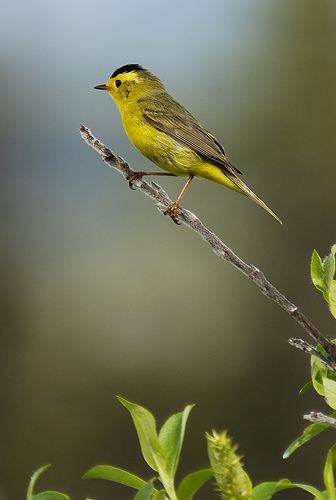
#> input picture PuzzleSolver/PuzzleGenerator/input_for_visualization.jpg, 336 x 500 px
$ jupyter execute Puzzle_generator.ipynb
#> lines starting #> are read from the running program, lines starting #| are printed output that depends on the picture
# Puzzle generator

We construct a puzzle generator in this notebook

[cell 1]
from PIL import Image
import matplotlib.pyplot as plt
import matplotlib.ticker as plticker
import os

import pprint
import itertools
from collections import defaultdict

# generate random integer values
from random import seed
from random import randint
import numpy as np
from pylab import array
from random import sample
import math

# An overview

We use the CUB-200 dataset to generate our puzzles : http://www.vision.caltech.edu/visipedia/CUB-200.html

Each image from the dataset will give rise to a puzzle as follows: We'll cut up the image into uniform square pieces of a given width(=height). We'll rotate each square puzzle piece randomly by 0/90/180/270 degrees and we'll shuffle the order of the square pieces randomly and return these randomly rotated pieces as numpy arrays in their shuffled order.

We'll also indicate what the top left corner piece is, to help our puzzle solver start off.

# Notations

## Labels and positions

Imagine cutting up the image into _r_ rows and _c_ cols so that each piece is a square. Row numbering starts from 0 and goes to r-1 where the top row is 0 and the bottom row is r-1. Similarly col numbering starts from 0 and goes to c-1 where the left most col is 0 and the right most col is c-1.

1. __Labels__
   - We say that the piece in row _i_ and col _j_ has __label__ _(i,j)_
   - Thus the list of labels for the image is [(0,0), (0,1), ..(0, _c_-1),(1,0), ..(1,_c_-1),.....(_r_-1,0), ...(_r_-1,_c_-1)]

Imaging serially scanning the rc square pieces in the image from 0_th_ row to the _r-1 th_ row, and in each row, scanning from the 0_th_ col to the _c-1 st_ col. The (0,0) piece gets scanned first, then the (0,1) piece and so on ..

2. __Positions__
   - We say that the _p_th piece that gets scanned has __position__ _p-1_
   - Thus the list of positions for the image is [0,1,..., _rc_ -1]


## Switching between labels and positions

[cell 2]
def label_to_pos(label, cols):
        return label[0]*cols + label[1]

def pos_to_label(pos, cols):
        return (pos//cols, (pos % cols))

Let's test the conversions between labels and positions

[cell 3]
label_to_pos((2,1),5)

[cell 4]
pos_to_label(11,5)

# Visualization

Here's a helper function to visualize the cutting up process and the labels and positions of pieces. Each piece is annotated with __label: position__

[cell 5]
# Helper function to visualize the cutting up process.

def visualize_grid_and_labels(image_file_name, puzzle_square_piece_dim):
    """Draws the puzzle grid with each piece with its label : position
    """
#> called with image_file_name = 'input_for_visualization.jpg', puzzle_square_piece_dim = 60


    #opening the image as a PIL image object
    my_image = Image.open(image_file_name)
#> my_image is the input picture: PIL image 336x500 RGB; mean R, G, B 108.4, 110.5, 83.7
    original_image_length = my_image.size[0]
#> original_image_length = 336
    original_image_width =  my_image.size[1]
#> original_image_width = 500

    #Each puzzle piece is a square of dimension puzzle_square_piece_dim
    puzzle_piece_length = puzzle_square_piece_dim
    puzzle_piece_width = puzzle_square_piece_dim

    #Resizing the image so that it can be cut up into integer number of square pieces
    rows = original_image_length // puzzle_piece_length
#> rows = 5
    cols =  original_image_length // puzzle_piece_width
#> cols = 5
    new_image_length = rows*puzzle_piece_length
#> new_image_length = 300
    new_image_width = cols*puzzle_piece_width
#> new_image_width = 300

    #Resizing the image so that it can be cut up into integer number of square pieces
    my_image = my_image.resize((new_image_length, new_image_width))
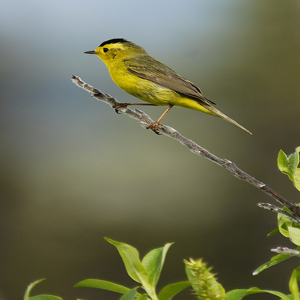
#> my_image: PIL image 300x300 RGB; mean R, G, B 108.4, 110.5, 83.7

    # Set up figure
    my_dpi = 100 #font size + line thickness
    #fig=plt.figure(figsize=(float(w)/my_dpi,float(h)/my_dpi),dpi=my_dpi)
    fig = plt.figure(dpi = my_dpi)

    #subplot(mni) breaks the figure window into an m-by-n matrix of small subplots
    #and selects the i_th subplot for the current plot.
    #The plots are numbered along the top row of the figure window, then the second row, and so forth.

    ax=fig.add_subplot(1,1,1)

    # Remove whitespace from around the image
    fig.subplots_adjust(left=0,right=1,bottom=0,top=1)


    # Set the gridding interval: here we use the major tick interval
    #Within each axis, there is the concept of a major tick mark, and a minor tick mark.
    #Major ticks are usually bigger or more pronounced,
    #while minor ticks are usually smaller.


    #each tick is puzzle_square_piece_dim units apart
    myInterval=puzzle_square_piece_dim
    loc = plticker.MultipleLocator(base=myInterval)

    ax.xaxis.set_major_locator(loc)
    ax.yaxis.set_major_locator(loc)

    # Add the grid
    ax.grid(which='major', axis='both', linestyle='-',color='white')

    # Add the image
    ax.imshow(my_image)

    # Find number of gridsquares in x and y direction
    nx=abs(int(float(ax.get_xlim()[1]-ax.get_xlim()[0])/float(myInterval)))
    ny=abs(int(float(ax.get_ylim()[1]-ax.get_ylim()[0])/float(myInterval)))

    #nx = cols
    #ny = rows


    # Add some labels to the gridsquares
    for i in range(rows):
        y=myInterval/2+i*myInterval
        for j in range(cols):
            x=myInterval/2.+float(j)*myInterval
            ax.text(x,y,'({:d},{:d}) : {:d}'.format(i,j, label_to_pos((i,j), cols)),color='red',ha='center',va='center')

    plt.show()

[cell 6]
sample_image_file_name = 'input_for_visualization.jpg'
sample_puzzle_square_piece_dim = 60

[cell 7]
visualize_grid_and_labels(sample_image_file_name,sample_puzzle_square_piece_dim)

# Puzzle generating function

## Procedure

* We resize the image so that it can be cut up into integer number of square pieces of a given width = height

* We divide the image up into a grid into rows and cols so that each piece in the grid is a square piece of the required shape

* We scan the image grid serially (top to bottom row and in each row, from the leftmost col to the rightmost col) and create the puzzle pieces as we go along

* For each puzzle piece we create, we also randomly rotate it by 0, 90, 180 or 270 degrees counterclockwise

  -  __old_label__ of each puzzle piece is the position (i,j) in which it is in the original image
  - __orientation__ of a puzzle piece is (_degrees it is rotated by_)/90


* We store the puzzle pieces as we generate them in a list called __puzzle_pieces__ and record each piece's orientation in a list called __puzzle_pieces_orientation__

* __list_of_old_labels__ is [(0,0), (0,1), ..(0, c-1), (1,0), ..(1,c-1),.....(r-1,0), ...(r-1,c-1)]

* We generate a permutation of the old labels called __new_labels__

* That is, a piece with __old label (x,y)__ and __old position  = p__ gets a __new label = new_labels[p]__. Note that its __new position__ remains __p__

* __Interpretation of the shuffling__

  If puzzle piece with __old label (x,y)__ gets a __new label (a,b)__, this means that in the shuffled image, the puzzle piece in row _a_ and col _b_ is actually the puzzle piece that was in row _x_ and col _y_ in the original image.


* We create a dictionary __new_to_old_label_dict__ which has new_labels as keys and values as old labels along with orientations of the corresponding puzzle pieces under consideration

        <pre>{new_label : (*old_label, orientation) }</pre>


* We identify the original top left piece's new label (i.e. the new label of the piece with old label (0,0) and also its orientation and store them in __top_left_piece_new_label_ and _top_left_piece_new_orientation_ respectively

* We store the shuffled pieces as numpy arrays in a list called __shuffled_puzzle_pieces_np__

We return the dictionary [new labels : old labels, angle of rotation of the old label piece] and the shuffled image pieces as numpy arrays

## Code

### Inputs

* __image_file_name__ : Name of the image file
* __puzzle_square_piece_dim__ : width = height of each square puzzle piece we want to cut image into
* __display__ : Boolean (if true, the original image and the shuffled grid is displayed)

### Outputs
* rows : Number of rows we cut image into
* cols : Number of cols we cut image into
* top_left_piece_new_label : new label of the original top left piece
* top_left_piece_orientation : orientation of the original top left piece
* new_to_old_label_dict : a dictionary which maps new labels to corresponding old labels, orientations
* shuffled_puzzle_pieces_np : a list of the shuffled pieces stored as numpy arrays

[cell 8]
def get_puzzle_pieces(image_file_name,puzzle_square_piece_dim, display=False):
    """Return the shuffled and randomly rotated puzzle pieces
       given an image and the dim of each square puzzle piece """
#> called with image_file_name = 'input_for_visualization.jpg', puzzle_square_piece_dim = 60, display = True

    #opening the image as a PIL image object
    my_image = Image.open(image_file_name)

    #getting original image length and width
    original_image_length = my_image.size[0]
#> original_image_length = 336
    original_image_width =  my_image.size[1]
#> original_image_width = 500

    #Each puzzle piece is a square of dimension puzzle_square_piece_dim
    puzzle_piece_length = puzzle_square_piece_dim
    puzzle_piece_width = puzzle_square_piece_dim

    #Resizing the image so that it can be cut up into integer number of square pieces
    rows = original_image_length // puzzle_piece_length
#> rows = 5
    cols =  original_image_length // puzzle_piece_width
#> cols = 5
    new_image_length = rows*puzzle_piece_length
#> new_image_length = 300
    new_image_width = cols*puzzle_piece_width
#> new_image_width = 300
    no_of_puzzle_pieces = rows*cols
#> no_of_puzzle_pieces = 25
    my_image = my_image.resize((new_image_length, new_image_width))

    if display:
        #Sanity check print statements
        print("****************")
        print(f"puzzle_piece_length is {puzzle_piece_length}")
        print(f"puzzle_piece_width is {puzzle_piece_width}")
        print(f"no of rows are {rows}")
#| no of rows are 5
        print(f"no of cols are {cols}")
#| no of cols are 5
        print(f"no_of_puzzle_pieces are {no_of_puzzle_pieces}")
#| no_of_puzzle_pieces are 25
        print("****************")


    #list_of_labels is [(0,0), (0,1), ..(0, c-1), (1,0), ..(1,c-1),.....(r-1,0), ...(r-1,c-1)]


    #We create these r*c number of pieces by cropping the image appropriately
    #We go from top to bottom row and in each row, from left to right cols.
    #For each puzzle piece we create, we also randomly rotate it by 0, 90, 180 or 270 degrees
    #We record how much we rotate each piece by as we do this in a list called puzzle_pieces_orientation
    #We store the puzzle pieces as we generate them in a list called puzzle_pieces


    puzzle_pieces = []
    puzzle_pieces_orientation = []
    list_of_labels = []
    i = 0
    j = 0

    while(i < rows):
        while(j < cols):
            list_of_labels.append((i,j))
            random_int = randint(0,3)
            angle_of_rotation = 90*(random_int)
            puzzle_pieces_orientation.append(random_int)
            puzzle_pieces.append(my_image.crop((j*puzzle_piece_width,i*puzzle_piece_length,(j+1)*puzzle_piece_width,(i+1)*puzzle_piece_length)).rotate(angle_of_rotation))
            j += 1
        i += 1
        j = 0
#> after the loop, i = 5; list_of_labels = 25 pairs, first value 0 to 4, second value 0 to 4; puzzle_pieces = 25 items; puzzle_pieces_orientation = 25 values, max 3 at index 0, min 0 at index 2, mean 1.72


    #new_labels is a permutation of list_of_labels
    new_labels = sample(list_of_labels, len(list_of_labels))
#> new_labels = 25 pairs, first value 0 to 4, second value 0 to 4

    #puzzle piece with old label (x,y) gets a new label which is new_label[x*cols + y]  = (a,b) say.
    #i.e., in the shuffled image, the puzzle piece is row a and col b is
    #actually the puzzle piece that was in row x and col y in the original image.


    #new_to_old_label_dict takes as keys the new labels and returns values as old label
    #along with the angle of rotations of the puzzle pieces under consideration

    top_left_piece_new_label= None
    new_to_old_label_dict = {}
    for new_label, old_label  in zip(new_labels, list_of_labels):
        x, y = old_label
        new_to_old_label_dict[new_label] = (x,y, puzzle_pieces_orientation[x*cols+y])
        if x==0 and y==0:
            top_left_piece_new_label = new_label
            top_left_piece_orientation = puzzle_pieces_orientation[x*cols+y]
#> this loop made 25 passes
#> (x, y, top_left_piece_new_label, top_left_piece_orientation) on pass 1: (0, 0, (3, 4), 3)
#> (new_label, x, y) on passes 2 to 7: ((4, 0), 0, 1), ((1, 1), 0, 2), ((3, 2), 0, 3), ((3, 0), 0, 4), ((2, 4), 1, 0), ((3, 1), 1, 1)
#> after the loop, new_to_old_label_dict = 25 items


    #We store the shuffled pieces as numpy arrays in a list
    #We again scan the shuffled image from top to botton row and in each row, scan from left to right cols

    shuffled_puzzle_pieces_np = []


    i = 0
    j = 0
    while(i < rows):
        while(j < cols):
            x, y, theta = new_to_old_label_dict[(i,j)]
            shuffled_piece = puzzle_pieces[x*cols+y]
            shuffled_puzzle_pieces_np.append(array(shuffled_piece))
            j += 1
        i += 1
        j = 0
#> after the loop, i = 5; shuffled_puzzle_pieces_np = 25 items

    if display:
        #font size + line thickness
        my_dpi = 100

        #Display original image
        fig_0 = plt.figure(dpi = my_dpi)
        plt.imshow(my_image)
        plt.title("Original image")
        plt.axis('off')

        #Display shuffled grid image
        fig = plt.figure(dpi = my_dpi)
        plt.title("Shuffled grid of puzzle pieces")
        plt.axis('off')


        #subplot(mni) breaks the figure window into an m-by-n matrix of small subplots
        #and selects the i_th subplot for the current plot.
        #The plots are numbered along the top row of the figure window, then the second row, and so forth.

        for i, piece in enumerate(shuffled_puzzle_pieces_np):
                img = Image.fromarray(piece, 'RGB')
                ax=fig.add_subplot(rows,cols,i+1)
                ax.imshow(img)
                ax.axis('off')
#> this loop made 25 passes
#> pass 1, in get_puzzle_pieces, `img = Image.fromarray(piece, 'RGB')`:
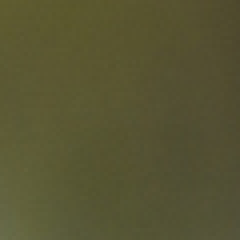
#> img: PIL image 60x60 RGB (shown 4 times larger); mean R, G, B 87.3, 84.9, 50.7
#> pass 2, in get_puzzle_pieces, `img = Image.fromarray(piece, 'RGB')`:
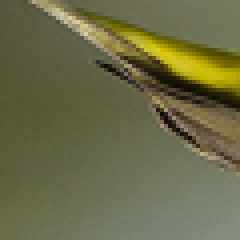
#> img: PIL image 60x60 RGB (shown 4 times larger); mean R, G, B 107.2, 106.7, 71.8
#> pass 3, in get_puzzle_pieces, `img = Image.fromarray(piece, 'RGB')`:
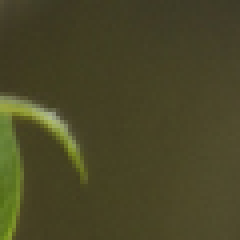
#> img: PIL image 60x60 RGB (shown 4 times larger); mean R, G, B 73, 70.5, 38.8
        plt.show()
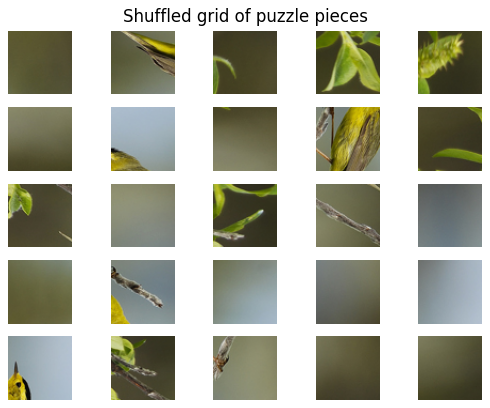
#> figure drawn by matplotlib, 25 panels


    return rows, cols, top_left_piece_new_label, top_left_piece_orientation, new_to_old_label_dict, shuffled_puzzle_pieces_np

# A sample puzzle

[cell 9]
sample_puzzle = get_puzzle_pieces(sample_image_file_name,sample_puzzle_square_piece_dim, display=True)
#> sample_puzzle = 6 items

[cell 10]
print(f"top_left_piece_new_label = {sample_puzzle[2]}, top_left_piece_orientation = {sample_puzzle[3]}")
#| top_left_piece_new_label = (3, 4), top_left_piece_orientation = 3

[cell 11]
pprint.pprint(sample_puzzle[4])
#> (printed output is left out)

[cell 12]
print(f"Each puzzle piece numpy array has shape (h,w,c) =  {sample_puzzle[5][0].shape}")
#| Each puzzle piece numpy array has shape (h,w,c) =  (60, 60, 3)
